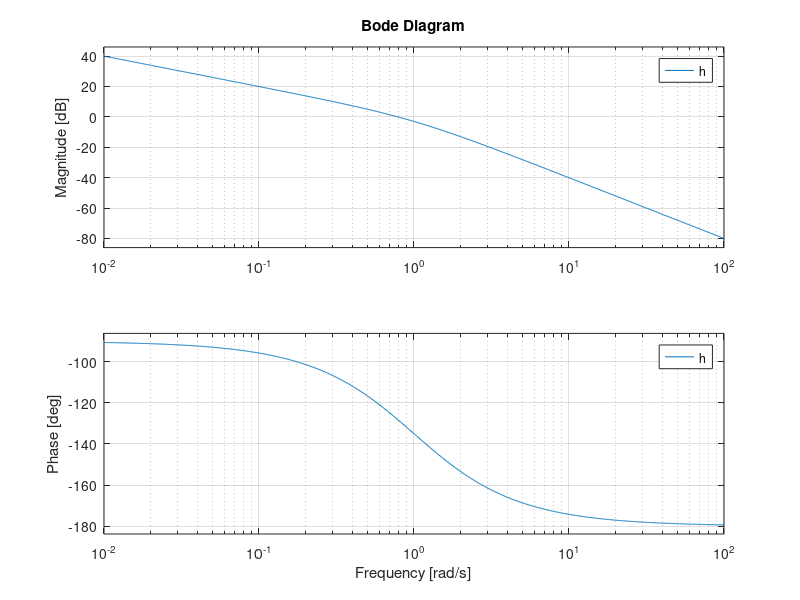
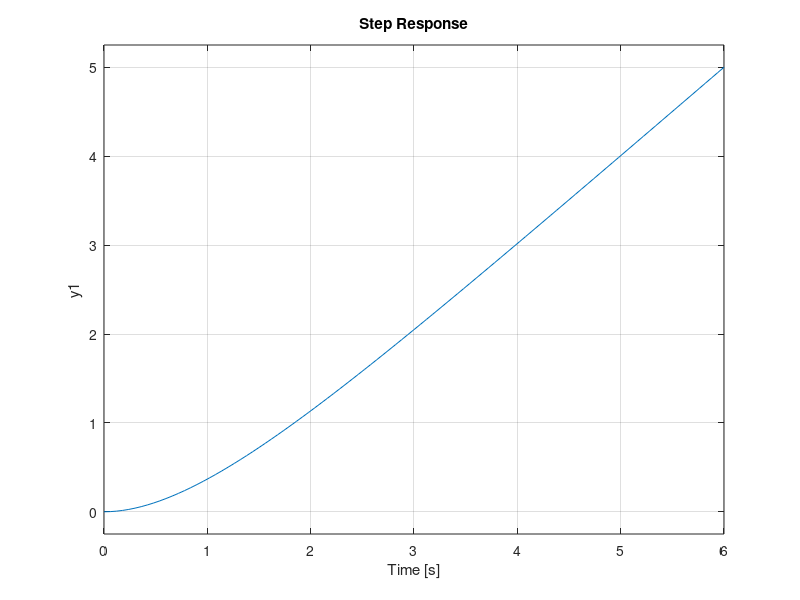
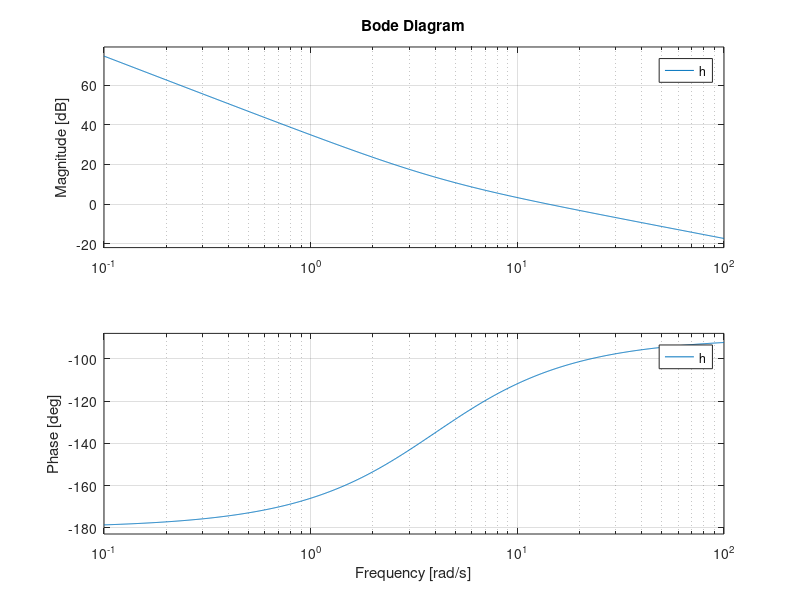
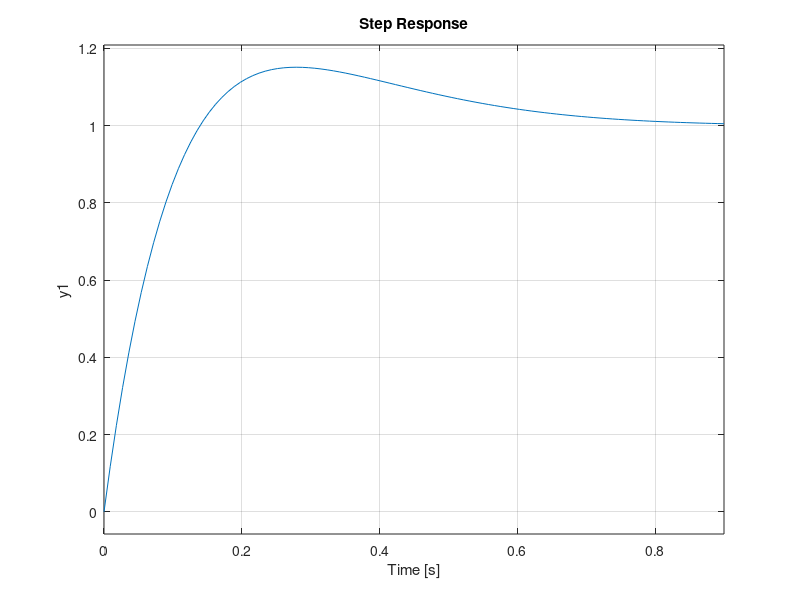

MATLAB code to generate these figures, in order:
%% curs 5 example
h = tf(1, [1 1 0]);
bode(h);
figure();

step(h)
figure();
Hr = 3.98;
h = feedback(h*Hr,1);
step(h)
%bode(h)

%%
h = tf(13.55*[1 4], [1 0 0]);
bode(h);shg
figure()
h = feedback(h,1)
step(h)